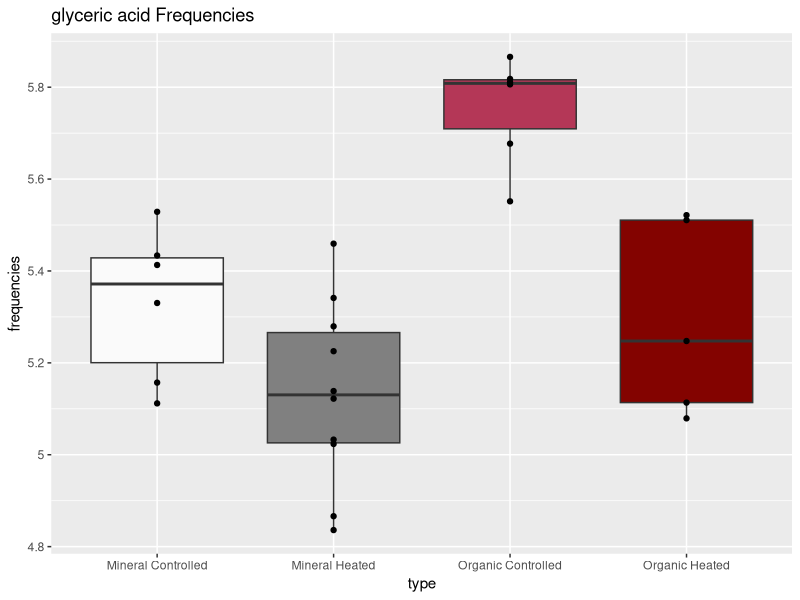
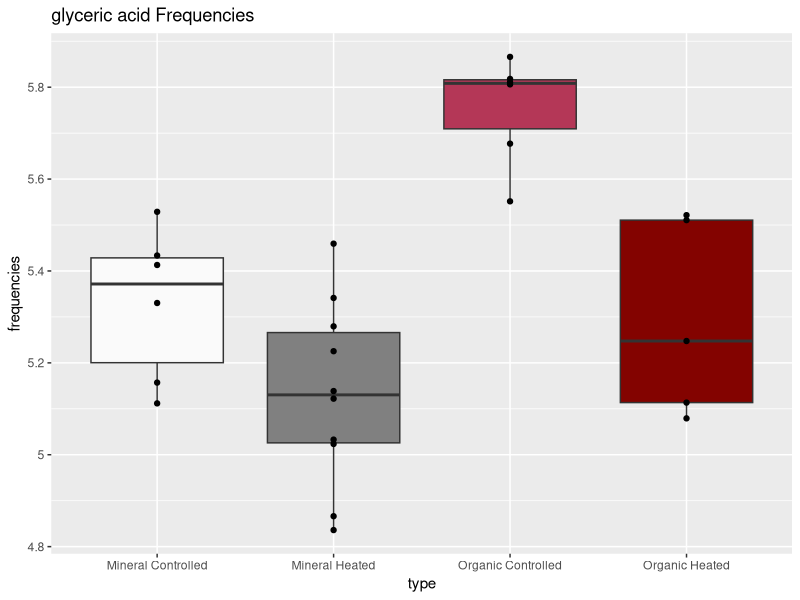

R code for these plots, in order:
## ---- chunk 1
knitr::opts_chunk$set(echo = TRUE)
## ---- chunk 2
library(tidyverse)
library(ggplot2)
library(scales)
data <- as.data.frame(read.csv("EMSL_PNNL.csv"), header=TRUE)
data_ga <- data[36,]
data_ga_wrangled <- data_ga %>% gather("M_C_4_AB",	"M_C_7_AB",	"M_C_12_AB",	"M_C_14_AB",	"M_C_19_AB",	"M_C_30_AB",	"M_H_2_AB",	"M_H_2B",	"M_H_4_AB",	"M_H_11_AB",	"M_H_17_AB",	"M_H_26_AB",	"M_H_28_AB",	"M_H_30_AB",	"M_H_32_AB",	"M_H_34_AB",	"O_C_4_AB",	"O_C_12_AB",	"O_C_14_AB",	"O_C_19_AB",	"O_C_27_AB",	"O_C_34_AB",	"O_H_2_AB",	"O_H_4_AB",	"O_H_11_AB",	"O_H_17_AB",	"O_H_32_AB", key="type", value="frequencies")
data_ga_wrangled$type <- c("Mineral Controlled", "Mineral Controlled", "Mineral Controlled", "Mineral Controlled", "Mineral Controlled", "Mineral Controlled", "Mineral Heated", "Mineral Heated", "Mineral Heated", "Mineral Heated", "Mineral Heated", "Mineral Heated", "Mineral Heated", "Mineral Heated", "Mineral Heated", "Mineral Heated", "Organic Controlled", "Organic Controlled", "Organic Controlled", "Organic Controlled", "Organic Controlled", "Organic Controlled", "Organic Heated", "Organic Heated", "Organic Heated", "Organic Heated", "Organic Heated")
## ---- chunk 3
ga <- ggplot(data_ga_wrangled, aes(type, frequencies, fill=type))
boxga <- ga + geom_boxplot() + geom_point() +
  scale_fill_manual(values=c("#FAFAFA", "#808080","#B43757", "#830300")) +
  labs(title="glyceric acid Frequencies")
logboxga <- boxga + scale_y_log10(breaks = trans_breaks("log10", function(x) 10^x),
              labels = trans_format("log10", math_format(.x))) + theme(legend.position = "none")
logboxga
png("glyceric_acid.png")
logboxga
while (!is.null(dev.list()))  dev.off()
